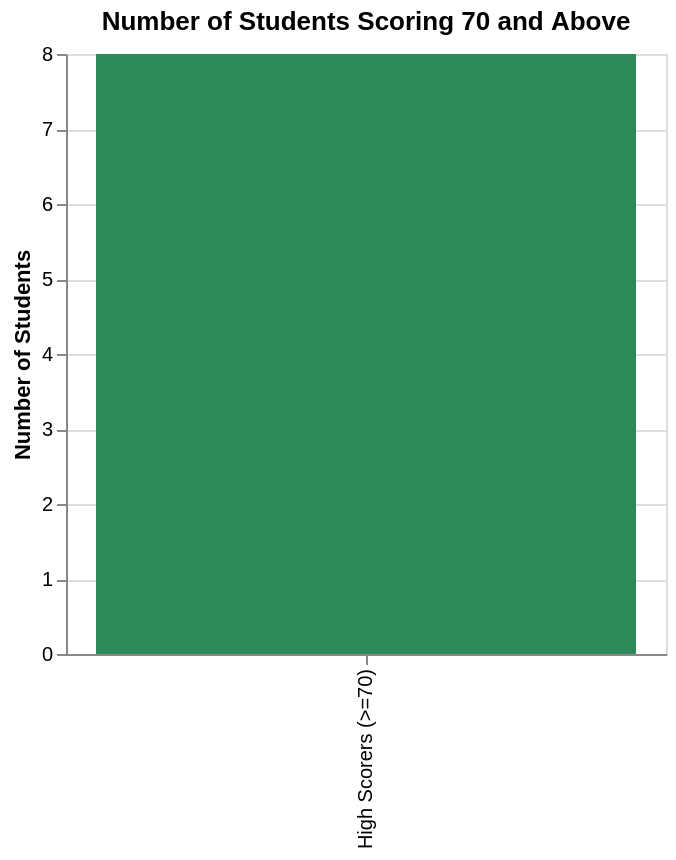
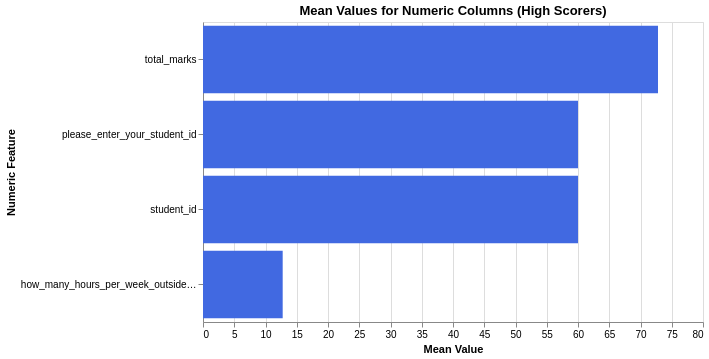
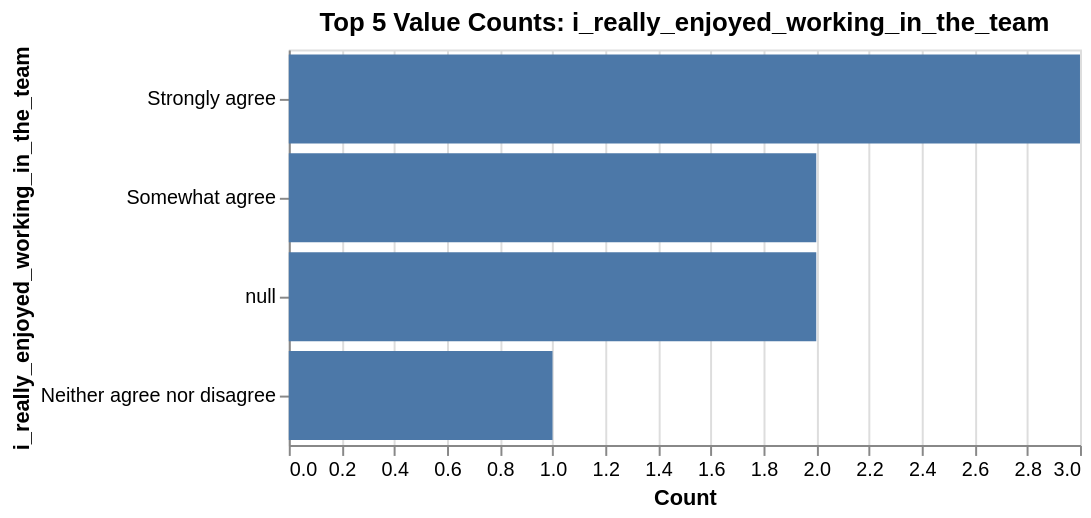

Write notebook code for charts like these, in order.
### Code cell
# Merge Retrospective and score on 'student_id'
retrospective_score = pd.merge(Retrospective, score, left_on='please_enter_your_student_id', right_on='student_id', how='inner')

# Drop columns with all missing values
retrospective_score_clean = retrospective_score.dropna(axis=1, how='all')

# Filter students who scored 70 and above
high_scorers = retrospective_score_clean[retrospective_score_clean['total_marks'] >= 70]

# Overview: Number of high scorers
overview_chart = alt.Chart(
    pd.DataFrame({'Count': [high_scorers.shape[0]], 'Label': ['High Scorers (>=70)']})
).mark_bar(color='seagreen').encode(
    x=alt.X('Label:N', title=''),
    y=alt.Y('Count:Q', title='Number of Students'),
    tooltip=['Count']
).properties(title='Number of Students Scoring 70 and Above', width=300)
overview_chart.display()

# Numeric columns mean (bar chart)
numeric_means = high_scorers.select_dtypes(include=['float64', 'int64']).mean().reset_index()
numeric_means.columns = ['Feature', 'Mean']
mean_chart = alt.Chart(numeric_means).mark_bar(color='royalblue').encode(
    x=alt.X('Mean:Q', title='Mean Value'),
    y=alt.Y('Feature:N', sort='-x', title='Numeric Feature'),
    tooltip=['Feature', 'Mean']
).properties(title='Mean Values for Numeric Columns (High Scorers)', width=500, height=300)
mean_chart.display()

# Categorical columns value counts (top 5 for each)
cat_cols = high_scorers.select_dtypes(include='object').columns
for col in cat_cols:
    counts = high_scorers[col].value_counts(dropna=False).head(5).reset_index()
    counts.columns = [col, 'Count']
    chart = alt.Chart(counts).mark_bar().encode(
        x=alt.X('Count:Q', title='Count'),
        y=alt.Y(f'{col}:N', sort='-x', title=col),
        tooltip=[col, 'Count']
    ).properties(
        title=f'Top 5 Value Counts: {col}',
        width=400,
        height=200
    )
    chart.display()

### Figure 1 — Vega-Lite specification as saved in the notebook (floating-point values rounded to 4 significant figures)
{"config": {"view": {"continuousWidth": 300, "continuousHeight": 300}}, "data": {"name": "data-15c050719835969c54555010d9582ff3"}, "mark": {"type": "bar", "color": "seagreen"}, "encoding": {"tooltip": [{"field": "Count", "type": "quantitative"}], "x": {"field": "Label", "title": "", "type": "nominal"}, "y": {"field": "Count", "title": "Number of Students", "type": "quantitative"}}, "title": "Number of Students Scoring 70 and Above", "width": 300, "$schema": "https://vega.github.io/schema/vega-lite/v5.20.1.json", "datasets": {"data-15c050719835969c54555010d9582ff3": [{"Count": 8, "Label": "High Scorers (>=70)"}]}}

### Figure 2 — Vega-Lite specification as saved in the notebook (floating-point values rounded to 4 significant figures)
{"config": {"view": {"continuousWidth": 300, "continuousHeight": 300}}, "data": {"name": "data-446032d81547cd473cf09728a89b2454"}, "mark": {"type": "bar", "color": "royalblue"}, "encoding": {"tooltip": [{"field": "Feature", "type": "nominal"}, {"field": "Mean", "type": "quantitative"}], "x": {"field": "Mean", "title": "Mean Value", "type": "quantitative"}, "y": {"field": "Feature", "sort": "-x", "title": "Numeric Feature", "type": "nominal"}}, "height": 300, "title": "Mean Values for Numeric Columns (High Scorers)", "width": 500, "$schema": "https://vega.github.io/schema/vega-lite/v5.20.1.json", "datasets": {"data-446032d81547cd473cf09728a89b2454": [{"Feature": "please_enter_your_student_id", "Mean": 60.0}, {"Feature": "how_many_hours_per_week_outside_classes", "Mean": 12.75}, {"Feature": "total_marks", "Mean": 72.8}, {"Feature": "student_id", "Mean": 60.0}]}}

### Figure 3 — Vega-Lite specification as saved in the notebook (floating-point values rounded to 4 significant figures)
{"config": {"view": {"continuousWidth": 300, "continuousHeight": 300}}, "data": {"name": "data-ed47c71392242e3b92d7980b15d14617"}, "mark": {"type": "bar"}, "encoding": {"tooltip": [{"field": "i_really_enjoyed_working_in_the_team", "type": "nominal"}, {"field": "Count", "type": "quantitative"}], "x": {"field": "Count", "title": "Count", "type": "quantitative"}, "y": {"field": "i_really_enjoyed_working_in_the_team", "sort": "-x", "title": "i_really_enjoyed_working_in_the_team", "type": "nominal"}}, "height": 200, "title": "Top 5 Value Counts: i_really_enjoyed_working_in_the_team", "width": 400, "$schema": "https://vega.github.io/schema/vega-lite/v5.20.1.json", "datasets": {"data-ed47c71392242e3b92d7980b15d14617": [{"i_really_enjoyed_working_in_the_team": "Strongly agree", "Count": 3}, {"i_really_enjoyed_working_in_the_team": "Somewhat agree", "Count": 2}, {"i_really_enjoyed_working_in_the_team": null, "Count": 2}, {"i_really_enjoyed_working_in_the_team": "Neither agree nor disagree", "Count": 1}]}}
